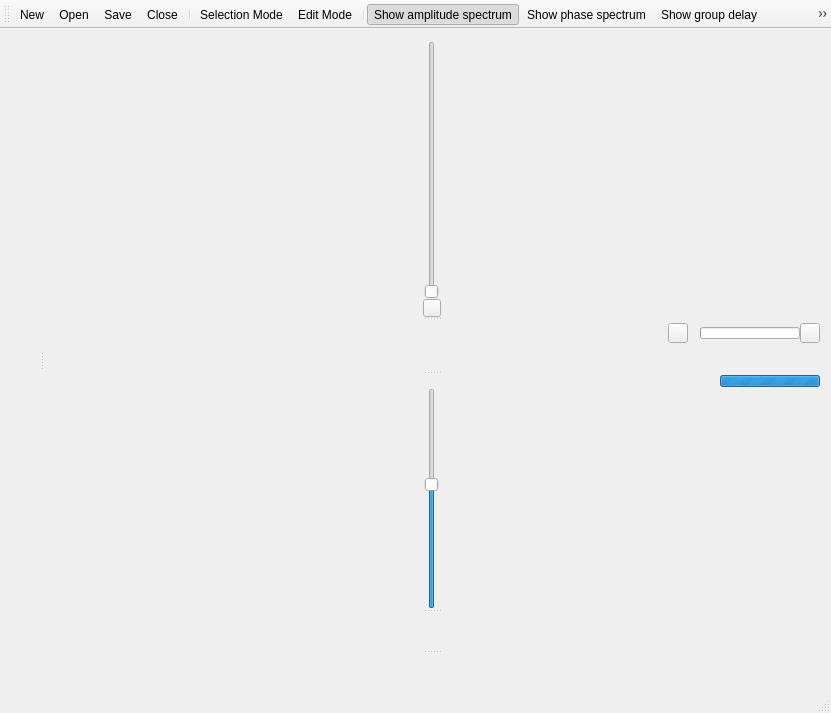
<?xml version="1.0" encoding="UTF-8"?>
<ui version="4.0">
 <class>WMainWindow</class>
 <widget class="QMainWindow" name="WMainWindow">
  <property name="geometry">
   <rect>
    <x>0</x>
    <y>0</y>
    <width>831</width>
    <height>713</height>
   </rect>
  </property>
  <property name="windowTitle">
   <string>DFasma</string>
  </property>
  <widget class="QWidget" name="centralWidget">
   <layout class="QHBoxLayout" name="horizontalLayout_6">
    <property name="spacing">
     <number>0</number>
    </property>
    <property name="topMargin">
     <number>0</number>
    </property>
    <property name="bottomMargin">
     <number>0</number>
    </property>
    <item>
     <widget class="QSplitter" name="splitterMain">
      <property name="orientation">
       <enum>Qt::Horizontal</enum>
      </property>
      <widget class="QWidget" name="wFiles" native="true">
       <layout class="QVBoxLayout" name="verticalLayout">
        <property name="spacing">
         <number>0</number>
        </property>
        <property name="leftMargin">
         <number>0</number>
        </property>
        <property name="topMargin">
         <number>0</number>
        </property>
        <property name="rightMargin">
         <number>0</number>
        </property>
        <property name="bottomMargin">
         <number>0</number>
        </property>
        <item>
         <layout class="QVBoxLayout" name="vlFilesList">
          <property name="spacing">
           <number>0</number>
          </property>
         </layout>
        </item>
        <item>
         <widget class="QLabel" name="lblFileInfo">
          <property name="font">
           <font>
            <pointsize>8</pointsize>
            <weight>50</weight>
            <bold>false</bold>
           </font>
          </property>
          <property name="text">
           <string>&lt;file info&gt;</string>
          </property>
         </widget>
        </item>
       </layout>
      </widget>
      <widget class="QSplitter" name="splitterViews">
       <property name="orientation">
        <enum>Qt::Vertical</enum>
       </property>
       <widget class="QWidget" name="wWaveform" native="true">
        <layout class="QVBoxLayout" name="verticalLayout_5">
         <property name="spacing">
          <number>0</number>
         </property>
         <property name="leftMargin">
          <number>0</number>
         </property>
         <property name="topMargin">
          <number>0</number>
         </property>
         <property name="rightMargin">
          <number>0</number>
         </property>
         <property name="bottomMargin">
          <number>0</number>
         </property>
         <item>
          <layout class="QHBoxLayout" name="horizontalLayout_3">
           <item>
            <widget class="QLabel" name="lblSelectionTxt">
             <property name="sizePolicy">
              <sizepolicy hsizetype="Ignored" vsizetype="Preferred">
               <horstretch>0</horstretch>
               <verstretch>0</verstretch>
              </sizepolicy>
             </property>
             <property name="font">
              <font>
               <family>Monospace</family>
               <pointsize>8</pointsize>
               <weight>50</weight>
               <italic>false</italic>
               <bold>false</bold>
              </font>
             </property>
             <property name="lineWidth">
              <number>0</number>
             </property>
             <property name="text">
              <string>&lt;selection&gt;</string>
             </property>
            </widget>
           </item>
          </layout>
         </item>
         <item>
          <layout class="QHBoxLayout" name="horizontalLayout">
           <property name="spacing">
            <number>0</number>
           </property>
           <item>
            <layout class="QVBoxLayout" name="lWaveformToolBar">
             <property name="spacing">
              <number>0</number>
             </property>
            </layout>
           </item>
           <item>
            <widget class="QWidget" name="widget_2" native="true">
             <property name="sizePolicy">
              <sizepolicy hsizetype="Fixed" vsizetype="Preferred">
               <horstretch>0</horstretch>
               <verstretch>0</verstretch>
              </sizepolicy>
             </property>
             <property name="minimumSize">
              <size>
               <width>18</width>
               <height>0</height>
              </size>
             </property>
             <property name="maximumSize">
              <size>
               <width>18</width>
               <height>16777215</height>
              </size>
             </property>
             <layout class="QVBoxLayout" name="verticalLayout_4">
              <property name="spacing">
               <number>0</number>
              </property>
              <property name="leftMargin">
               <number>0</number>
              </property>
              <property name="topMargin">
               <number>0</number>
              </property>
              <property name="rightMargin">
               <number>0</number>
              </property>
              <property name="bottomMargin">
               <number>0</number>
              </property>
              <item>
               <widget class="QSlider" name="sldWaveformAmplitude">
                <property name="minimumSize">
                 <size>
                  <width>18</width>
                  <height>0</height>
                 </size>
                </property>
                <property name="maximumSize">
                 <size>
                  <width>18</width>
                  <height>16777215</height>
                 </size>
                </property>
                <property name="tickPosition">
                 <enum>QSlider::NoTicks</enum>
                </property>
                <property name="tickInterval">
                 <number>10</number>
                </property>
               </widget>
              </item>
              <item>
               <widget class="QPushButton" name="btnFitViewToSoundsAmplitude">
                <property name="sizePolicy">
                 <sizepolicy hsizetype="Fixed" vsizetype="Fixed">
                  <horstretch>0</horstretch>
                  <verstretch>0</verstretch>
                 </sizepolicy>
                </property>
                <property name="minimumSize">
                 <size>
                  <width>18</width>
                  <height>0</height>
                 </size>
                </property>
                <property name="maximumSize">
                 <size>
                  <width>18</width>
                  <height>18</height>
                 </size>
                </property>
                <property name="text">
                 <string/>
                </property>
                <property name="iconSize">
                 <size>
                  <width>16</width>
                  <height>16</height>
                 </size>
                </property>
               </widget>
              </item>
             </layout>
            </widget>
           </item>
           <item>
            <layout class="QVBoxLayout" name="lWaveformGraphicsView">
             <property name="spacing">
              <number>0</number>
             </property>
            </layout>
           </item>
          </layout>
         </item>
        </layout>
       </widget>
       <widget class="QWidget" name="wSpectrogram" native="true">
        <layout class="QVBoxLayout" name="verticalLayout_3">
         <property name="spacing">
          <number>0</number>
         </property>
         <property name="leftMargin">
          <number>0</number>
         </property>
         <property name="topMargin">
          <number>0</number>
         </property>
         <property name="rightMargin">
          <number>0</number>
         </property>
         <property name="bottomMargin">
          <number>0</number>
         </property>
         <item>
          <layout class="QHBoxLayout" name="horizontalLayout_9">
           <item>
            <widget class="QLabel" name="lblSpectrogramSelectionTxt">
             <property name="sizePolicy">
              <sizepolicy hsizetype="Ignored" vsizetype="Fixed">
               <horstretch>0</horstretch>
               <verstretch>0</verstretch>
              </sizepolicy>
             </property>
             <property name="minimumSize">
              <size>
               <width>0</width>
               <height>20</height>
              </size>
             </property>
             <property name="maximumSize">
              <size>
               <width>16777215</width>
               <height>20</height>
              </size>
             </property>
             <property name="font">
              <font>
               <family>Monospace</family>
               <pointsize>8</pointsize>
               <weight>50</weight>
               <italic>false</italic>
               <bold>false</bold>
              </font>
             </property>
             <property name="toolTip">
              <string>Spectrogram's selection</string>
             </property>
             <property name="text">
              <string>&lt;selection&gt;</string>
             </property>
            </widget>
           </item>
           <item>
            <widget class="QPushButton" name="pbSpectrogramSTFTUpdate">
             <property name="sizePolicy">
              <sizepolicy hsizetype="Fixed" vsizetype="Fixed">
               <horstretch>0</horstretch>
               <verstretch>0</verstretch>
              </sizepolicy>
             </property>
             <property name="minimumSize">
              <size>
               <width>20</width>
               <height>20</height>
              </size>
             </property>
             <property name="maximumSize">
              <size>
               <width>20</width>
               <height>20</height>
              </size>
             </property>
             <property name="toolTip">
              <string>&lt;html&gt;&lt;head/&gt;&lt;body&gt;&lt;p&gt;The waveform corresponding to this STFT has been modified without the STFT being updated.&lt;br/&gt;Click on this button to update the STFT.&lt;/p&gt;&lt;/body&gt;&lt;/html&gt;</string>
             </property>
             <property name="icon">
              <iconset resource="../ressources.qrc">
               <normaloff>:/icons/stftupdate.svg</normaloff>:/icons/stftupdate.svg</iconset>
             </property>
             <property name="iconSize">
              <size>
               <width>16</width>
               <height>16</height>
              </size>
             </property>
            </widget>
           </item>
           <item>
            <widget class="QWidget" name="wSpectrogramProgressWidgets" native="true">
             <property name="sizePolicy">
              <sizepolicy hsizetype="Maximum" vsizetype="Preferred">
               <horstretch>0</horstretch>
               <verstretch>0</verstretch>
              </sizepolicy>
             </property>
             <layout class="QHBoxLayout" name="horizontalLayout_5">
              <property name="spacing">
               <number>0</number>
              </property>
              <property name="leftMargin">
               <number>0</number>
              </property>
              <property name="topMargin">
               <number>0</number>
              </property>
              <property name="rightMargin">
               <number>0</number>
              </property>
              <property name="bottomMargin">
               <number>0</number>
              </property>
              <item>
               <widget class="QLabel" name="lblSpectrogramInfoTxt">
                <property name="sizePolicy">
                 <sizepolicy hsizetype="Maximum" vsizetype="Preferred">
                  <horstretch>0</horstretch>
                  <verstretch>0</verstretch>
                 </sizepolicy>
                </property>
                <property name="font">
                 <font>
                  <pointsize>8</pointsize>
                 </font>
                </property>
                <property name="text">
                 <string>&lt;info text&gt;</string>
                </property>
               </widget>
              </item>
              <item>
               <widget class="QProgressBar" name="pgbSpectrogramSTFTCompute">
                <property name="sizePolicy">
                 <sizepolicy hsizetype="Maximum" vsizetype="Fixed">
                  <horstretch>0</horstretch>
                  <verstretch>0</verstretch>
                 </sizepolicy>
                </property>
                <property name="minimumSize">
                 <size>
                  <width>100</width>
                  <height>12</height>
                 </size>
                </property>
                <property name="maximumSize">
                 <size>
                  <width>16777215</width>
                  <height>12</height>
                 </size>
                </property>
                <property name="font">
                 <font>
                  <pointsize>8</pointsize>
                 </font>
                </property>
                <property name="textVisible">
                 <bool>false</bool>
                </property>
               </widget>
              </item>
              <item>
               <widget class="QPushButton" name="pbSTFTComputingCancel">
                <property name="sizePolicy">
                 <sizepolicy hsizetype="Fixed" vsizetype="Fixed">
                  <horstretch>0</horstretch>
                  <verstretch>0</verstretch>
                 </sizepolicy>
                </property>
                <property name="minimumSize">
                 <size>
                  <width>20</width>
                  <height>20</height>
                 </size>
                </property>
                <property name="maximumSize">
                 <size>
                  <width>20</width>
                  <height>20</height>
                 </size>
                </property>
                <property name="toolTip">
                 <string>&lt;html&gt;&lt;head/&gt;&lt;body&gt;&lt;p&gt;Cancel the STFT computation.&lt;/p&gt;&lt;/body&gt;&lt;/html&gt;</string>
                </property>
                <property name="icon">
                 <iconset resource="../ressources.qrc">
                  <normaloff>:/icons/cancel.svg</normaloff>:/icons/cancel.svg</iconset>
                </property>
                <property name="iconSize">
                 <size>
                  <width>16</width>
                  <height>16</height>
                 </size>
                </property>
                <property name="checkable">
                 <bool>true</bool>
                </property>
               </widget>
              </item>
             </layout>
            </widget>
           </item>
          </layout>
         </item>
         <item>
          <layout class="QHBoxLayout" name="horizontalLayout_11">
           <property name="spacing">
            <number>0</number>
           </property>
           <item>
            <layout class="QVBoxLayout" name="lSpectrogramToolBar">
             <property name="spacing">
              <number>0</number>
             </property>
            </layout>
           </item>
           <item>
            <widget class="QWidget" name="widget" native="true">
             <property name="sizePolicy">
              <sizepolicy hsizetype="Fixed" vsizetype="Preferred">
               <horstretch>0</horstretch>
               <verstretch>0</verstretch>
              </sizepolicy>
             </property>
             <property name="minimumSize">
              <size>
               <width>18</width>
               <height>0</height>
              </size>
             </property>
             <property name="maximumSize">
              <size>
               <width>18</width>
               <height>16777215</height>
              </size>
             </property>
             <layout class="QHBoxLayout" name="lSpectrogramSliders">
              <property name="spacing">
               <number>0</number>
              </property>
              <property name="leftMargin">
               <number>0</number>
              </property>
              <property name="topMargin">
               <number>0</number>
              </property>
              <property name="rightMargin">
               <number>0</number>
              </property>
              <property name="bottomMargin">
               <number>0</number>
              </property>
             </layout>
            </widget>
           </item>
           <item>
            <layout class="QHBoxLayout" name="lSpectrogramGraphicsView">
             <property name="spacing">
              <number>0</number>
             </property>
            </layout>
           </item>
          </layout>
         </item>
        </layout>
       </widget>
       <widget class="QWidget" name="wSpectra" native="true">
        <layout class="QVBoxLayout" name="verticalLayout_2">
         <property name="spacing">
          <number>0</number>
         </property>
         <property name="leftMargin">
          <number>0</number>
         </property>
         <property name="topMargin">
          <number>0</number>
         </property>
         <property name="rightMargin">
          <number>0</number>
         </property>
         <property name="bottomMargin">
          <number>0</number>
         </property>
         <item>
          <layout class="QHBoxLayout" name="horizontalLayout_2">
           <item>
            <widget class="QLabel" name="lblSpectrumSelectionTxt">
             <property name="sizePolicy">
              <sizepolicy hsizetype="Ignored" vsizetype="Preferred">
               <horstretch>0</horstretch>
               <verstretch>0</verstretch>
              </sizepolicy>
             </property>
             <property name="font">
              <font>
               <family>Monospace</family>
               <pointsize>8</pointsize>
               <weight>50</weight>
               <italic>false</italic>
               <bold>false</bold>
              </font>
             </property>
             <property name="toolTip">
              <string>Spectra's selection</string>
             </property>
             <property name="text">
              <string>&lt;selection&gt;</string>
             </property>
            </widget>
           </item>
           <item>
            <widget class="QLabel" name="lblSpectrumInfoTxt">
             <property name="sizePolicy">
              <sizepolicy hsizetype="Maximum" vsizetype="Minimum">
               <horstretch>0</horstretch>
               <verstretch>0</verstretch>
              </sizepolicy>
             </property>
             <property name="font">
              <font>
               <pointsize>8</pointsize>
              </font>
             </property>
             <property name="text">
              <string>&lt;info text&gt;</string>
             </property>
            </widget>
           </item>
           <item>
            <widget class="QProgressBar" name="pgbFFTResize">
             <property name="sizePolicy">
              <sizepolicy hsizetype="Maximum" vsizetype="Fixed">
               <horstretch>0</horstretch>
               <verstretch>0</verstretch>
              </sizepolicy>
             </property>
             <property name="minimumSize">
              <size>
               <width>100</width>
               <height>12</height>
              </size>
             </property>
             <property name="maximumSize">
              <size>
               <width>16777215</width>
               <height>12</height>
              </size>
             </property>
             <property name="font">
              <font>
               <pointsize>8</pointsize>
              </font>
             </property>
             <property name="maximum">
              <number>0</number>
             </property>
             <property name="value">
              <number>-1</number>
             </property>
            </widget>
           </item>
          </layout>
         </item>
         <item>
          <layout class="QHBoxLayout" name="horizontalLayout_10">
           <property name="spacing">
            <number>0</number>
           </property>
           <item>
            <layout class="QVBoxLayout" name="lSpectraToolBar">
             <property name="spacing">
              <number>0</number>
             </property>
            </layout>
           </item>
           <item>
            <widget class="QSplitter" name="splitterSpectra">
             <property name="orientation">
              <enum>Qt::Vertical</enum>
             </property>
             <widget class="QWidget" name="wSpectrumAmplitude" native="true">
              <layout class="QHBoxLayout" name="horizontalLayout_7">
               <property name="spacing">
                <number>0</number>
               </property>
               <property name="leftMargin">
                <number>0</number>
               </property>
               <property name="topMargin">
                <number>0</number>
               </property>
               <property name="rightMargin">
                <number>0</number>
               </property>
               <property name="bottomMargin">
                <number>0</number>
               </property>
               <item>
                <widget class="QSlider" name="sldAmplitudeSpectrumMin">
                 <property name="minimumSize">
                  <size>
                   <width>18</width>
                   <height>0</height>
                  </size>
                 </property>
                 <property name="maximumSize">
                  <size>
                   <width>18</width>
                   <height>16777215</height>
                  </size>
                 </property>
                 <property name="minimum">
                  <number>-500</number>
                 </property>
                 <property name="maximum">
                  <number>0</number>
                 </property>
                 <property name="value">
                  <number>-215</number>
                 </property>
                 <property name="tickPosition">
                  <enum>QSlider::NoTicks</enum>
                 </property>
                 <property name="tickInterval">
                  <number>10</number>
                 </property>
                </widget>
               </item>
               <item>
                <layout class="QVBoxLayout" name="lSpectrumAmplitudeGraphicsView">
                 <property name="spacing">
                  <number>0</number>
                 </property>
                </layout>
               </item>
              </layout>
             </widget>
             <widget class="QWidget" name="wSpectrumPhase" native="true">
              <layout class="QHBoxLayout" name="horizontalLayout_4">
               <property name="spacing">
                <number>0</number>
               </property>
               <property name="leftMargin">
                <number>0</number>
               </property>
               <property name="topMargin">
                <number>0</number>
               </property>
               <property name="rightMargin">
                <number>0</number>
               </property>
               <property name="bottomMargin">
                <number>0</number>
               </property>
               <item>
                <widget class="QLabel" name="lblSpectrumPhase">
                 <property name="sizePolicy">
                  <sizepolicy hsizetype="Fixed" vsizetype="Fixed">
                   <horstretch>0</horstretch>
                   <verstretch>0</verstretch>
                  </sizepolicy>
                 </property>
                 <property name="minimumSize">
                  <size>
                   <width>18</width>
                   <height>0</height>
                  </size>
                 </property>
                 <property name="maximumSize">
                  <size>
                   <width>18</width>
                   <height>16777215</height>
                  </size>
                 </property>
                 <property name="text">
                  <string/>
                 </property>
                </widget>
               </item>
               <item>
                <layout class="QVBoxLayout" name="lSpectrumPhaseGraphicsView">
                 <property name="spacing">
                  <number>0</number>
                 </property>
                </layout>
               </item>
              </layout>
             </widget>
             <widget class="QWidget" name="wSpectrumGroupDelay" native="true">
              <layout class="QHBoxLayout" name="horizontalLayout_8">
               <property name="spacing">
                <number>0</number>
               </property>
               <property name="leftMargin">
                <number>0</number>
               </property>
               <property name="topMargin">
                <number>0</number>
               </property>
               <property name="rightMargin">
                <number>0</number>
               </property>
               <property name="bottomMargin">
                <number>0</number>
               </property>
               <item>
                <widget class="QLabel" name="lblSpectrumGroupDelay">
                 <property name="sizePolicy">
                  <sizepolicy hsizetype="Fixed" vsizetype="Fixed">
                   <horstretch>0</horstretch>
                   <verstretch>0</verstretch>
                  </sizepolicy>
                 </property>
                 <property name="minimumSize">
                  <size>
                   <width>18</width>
                   <height>0</height>
                  </size>
                 </property>
                 <property name="maximumSize">
                  <size>
                   <width>18</width>
                   <height>16777215</height>
                  </size>
                 </property>
                 <property name="text">
                  <string/>
                 </property>
                </widget>
               </item>
               <item>
                <layout class="QVBoxLayout" name="lSpectrumGroupDelayGraphicsView">
                 <property name="spacing">
                  <number>0</number>
                 </property>
                </layout>
               </item>
              </layout>
             </widget>
            </widget>
           </item>
          </layout>
         </item>
        </layout>
       </widget>
      </widget>
     </widget>
    </item>
   </layout>
  </widget>
  <widget class="QMenuBar" name="menuBar">
   <property name="geometry">
    <rect>
     <x>0</x>
     <y>0</y>
     <width>831</width>
     <height>25</height>
    </rect>
   </property>
  </widget>
  <widget class="QToolBar" name="mainToolBar">
   <attribute name="toolBarArea">
    <enum>TopToolBarArea</enum>
   </attribute>
   <attribute name="toolBarBreak">
    <bool>false</bool>
   </attribute>
   <addaction name="actionFileNew"/>
   <addaction name="actionFileOpen"/>
   <addaction name="actionSelectedFilesSave"/>
   <addaction name="actionSelectedFilesClose"/>
   <addaction name="separator"/>
   <addaction name="actionSelectionMode"/>
   <addaction name="actionEditMode"/>
   <addaction name="separator"/>
   <addaction name="actionShowAmplitudeSpectrum"/>
   <addaction name="actionShowPhaseSpectrum"/>
   <addaction name="actionShowGroupDelaySpectrum"/>
   <addaction name="actionShowSpectrogram"/>
   <addaction name="separator"/>
   <addaction name="actionPlay"/>
   <addaction name="actionSettings"/>
   <addaction name="actionAbout"/>
  </widget>
  <widget class="QStatusBar" name="statusBar"/>
  <action name="actionSelectedFilesClose">
   <property name="text">
    <string>Close</string>
   </property>
   <property name="toolTip">
    <string>Close the selected files</string>
   </property>
   <property name="shortcut">
    <string>Ctrl+W</string>
   </property>
  </action>
  <action name="actionFileOpen">
   <property name="text">
    <string>Open...</string>
   </property>
   <property name="toolTip">
    <string>Open a file...</string>
   </property>
   <property name="shortcut">
    <string>Ctrl+O</string>
   </property>
  </action>
  <action name="actionAbout">
   <property name="text">
    <string>About...</string>
   </property>
   <property name="toolTip">
    <string>About...</string>
   </property>
  </action>
  <action name="actionSettings">
   <property name="text">
    <string>Settings...</string>
   </property>
   <property name="toolTip">
    <string>Settings...</string>
   </property>
  </action>
  <action name="actionPlay">
   <property name="enabled">
    <bool>false</bool>
   </property>
   <property name="text">
    <string>Play</string>
   </property>
   <property name="toolTip">
    <string>Play the current file or its selection</string>
   </property>
   <property name="shortcut">
    <string>Space</string>
   </property>
  </action>
  <action name="actionSelectionMode">
   <property name="checkable">
    <bool>true</bool>
   </property>
   <property name="icon">
    <iconset resource="../ressources.qrc">
     <normaloff>:/icons/selection.svg</normaloff>
     <normalon>:/icons/selection_selected.svg</normalon>
     <activeon>:/icons/selection_selected.svg</activeon>
     <selectedon>:/icons/selection_selected.svg</selectedon>:/icons/selection.svg</iconset>
   </property>
   <property name="text">
    <string>Selection Mode</string>
   </property>
   <property name="toolTip">
    <string>Enter the selection mode (F3)</string>
   </property>
   <property name="shortcut">
    <string>F3</string>
   </property>
  </action>
  <action name="actionEditMode">
   <property name="checkable">
    <bool>true</bool>
   </property>
   <property name="icon">
    <iconset resource="../ressources.qrc">
     <normaloff>:/icons/edit2.svg</normaloff>
     <normalon>:/icons/edit2_selected.svg</normalon>
     <activeon>:/icons/edit2_selected.svg</activeon>
     <selectedon>:/icons/edit2_selected.svg</selectedon>:/icons/edit2.svg</iconset>
   </property>
   <property name="text">
    <string>Edit Mode</string>
   </property>
   <property name="toolTip">
    <string>Enter edit mode (F4)</string>
   </property>
   <property name="shortcut">
    <string>F4</string>
   </property>
  </action>
  <action name="actionSelectedFilesToggleShown">
   <property name="text">
    <string>Toggle show state</string>
   </property>
   <property name="toolTip">
    <string>Toggle show state of the selected files</string>
   </property>
   <property name="shortcut">
    <string>Ctrl+H</string>
   </property>
  </action>
  <action name="actionPlayFiltered">
   <property name="text">
    <string>Play filtered</string>
   </property>
   <property name="toolTip">
    <string>Play the sound filtered according to the spectral selection</string>
   </property>
   <property name="shortcut">
    <string>Shift+Space</string>
   </property>
  </action>
  <action name="actionSelectedFilesReload">
   <property name="text">
    <string>Reload</string>
   </property>
   <property name="toolTip">
    <string>Reload data of the selected file(s)</string>
   </property>
   <property name="shortcut">
    <string>Ctrl+R</string>
   </property>
  </action>
  <action name="actionShowAmplitudeSpectrum">
   <property name="checkable">
    <bool>true</bool>
   </property>
   <property name="checked">
    <bool>true</bool>
   </property>
   <property name="icon">
    <iconset resource="../ressources.qrc">
     <normaloff>:/icons/spectrumamplitude.svg</normaloff>:/icons/spectrumamplitude.svg</iconset>
   </property>
   <property name="text">
    <string>Show amplitude spectrum</string>
   </property>
   <property name="toolTip">
    <string>Show/hide the amplitude spectrum</string>
   </property>
  </action>
  <action name="actionShowPhaseSpectrum">
   <property name="checkable">
    <bool>true</bool>
   </property>
   <property name="checked">
    <bool>false</bool>
   </property>
   <property name="icon">
    <iconset resource="../ressources.qrc">
     <normaloff>:/icons/spectrumphase.svg</normaloff>:/icons/spectrumphase.svg</iconset>
   </property>
   <property name="text">
    <string>Show phase spectrum</string>
   </property>
   <property name="toolTip">
    <string>Show/hide the phase spectrum</string>
   </property>
  </action>
  <action name="actionShowSpectrogram">
   <property name="checkable">
    <bool>true</bool>
   </property>
   <property name="checked">
    <bool>true</bool>
   </property>
   <property name="enabled">
    <bool>true</bool>
   </property>
   <property name="icon">
    <iconset resource="../ressources.qrc">
     <normaloff>:/icons/spectrogram.svg</normaloff>:/icons/spectrogram.svg</iconset>
   </property>
   <property name="text">
    <string>Show spectrogram</string>
   </property>
   <property name="toolTip">
    <string>Show/hide the spectrogram</string>
   </property>
  </action>
  <action name="actionFileNew">
   <property name="text">
    <string>New...</string>
   </property>
   <property name="toolTip">
    <string>Create a new file...</string>
   </property>
   <property name="shortcut">
    <string>Ctrl+N</string>
   </property>
  </action>
  <action name="actionSelectedFilesDuplicate">
   <property name="text">
    <string>Duplicate</string>
   </property>
   <property name="toolTip">
    <string>Duplicate the selected files</string>
   </property>
   <property name="shortcut">
    <string>Ctrl+D</string>
   </property>
  </action>
  <action name="actionSelectedFilesSave">
   <property name="text">
    <string>Save</string>
   </property>
   <property name="toolTip">
    <string>Save the selected files</string>
   </property>
   <property name="shortcut">
    <string>Ctrl+S</string>
   </property>
  </action>
  <action name="actionEstimationF0">
   <property name="text">
    <string>Estimate F0</string>
   </property>
   <property name="toolTip">
    <string>Estimate the fundamental frequency (F0) from the selected sound</string>
   </property>
   <property name="shortcut">
    <string>Ctrl+F</string>
   </property>
  </action>
  <action name="actionEstimationF0Forced">
   <property name="text">
    <string>Estimate F0</string>
   </property>
   <property name="toolTip">
    <string>Estimate the fundamental frequency (F0) while disregarding voiced/unvoiced states</string>
   </property>
   <property name="shortcut">
    <string>Ctrl+Shift+F</string>
   </property>
  </action>
  <action name="actionShowGroupDelaySpectrum">
   <property name="checkable">
    <bool>true</bool>
   </property>
   <property name="checked">
    <bool>false</bool>
   </property>
   <property name="icon">
    <iconset resource="../ressources.qrc">
     <normaloff>:/icons/spectrumgroupdelay.svg</normaloff>:/icons/spectrumgroupdelay.svg</iconset>
   </property>
   <property name="text">
    <string>Show group delay</string>
   </property>
   <property name="toolTip">
    <string>Show/hide the group delay</string>
   </property>
  </action>
 </widget>
 <layoutdefault spacing="6" margin="11"/>
 <resources>
  <include location="../ressources.qrc"/>
 </resources>
 <connections/>
 <slots>
  <slot>openFile()</slot>
  <slot>selectedFilesClose()</slot>
  <slot>selectedFilesReload()</slot>
  <slot>selectedFilesToggleShow()</slot>
 </slots>
</ui>
